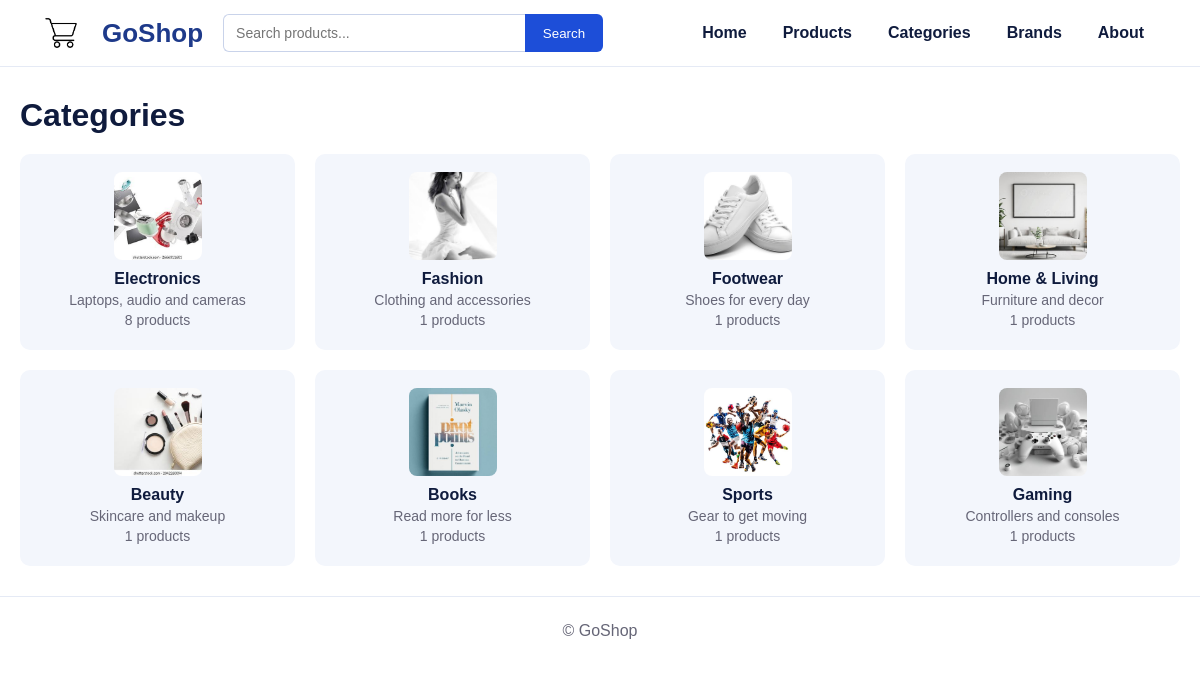
The page /categories on the database its author committed.
### models.py (models this page shows)
class Category(base):
    __tablename__ = "categories"
    id = Column(Integer, primary_key=True)
    name = Column(String(100), nullable=False)
    description = Column(Text, default="")
    image = Column(String(100))

### main.py (the view)
@app.get("/categories")
def categories(request: Request, db: Session = Depends(get_db)):
    all_categories = add_to_category(db, db.query(Category).all())
    return templates.TemplateResponse(
        request, "categories.html", {"categories": all_categories}
    )

### templates/categories.html (shortened to what this page needs)
{% extends "base.html" %}
{% block content %}
<h1>Categories</h1>
<div class="grid">
  {% for c in categories %}
    <a href="/categories/{{ c.id }}" class="card center">
      <img src="/static/images/categories/{{ c.image }}" class="small" alt="{{ c.name }}">
      <h3>{{ c.name }}</h3>
      <p class="muted">{{ c.description }}</p>
      <p class="muted">{{ c.products|length }} products</p>
    </a>
  {% endfor %}
</div>
{% endblock %}

### templates/base.html (shortened to what this page needs)
<!DOCTYPE html>
<html lang="en">
<head>
    <link rel="stylesheet" href="/static/style/style.css">
</head>
<body>
    <header class="header">
        <a href="/"><img src="/static/images/logo.png" class="logo" alt="GoShop"></a>
        <h1>GoShop</h1>
        <form action="/search" method="get" class="search">
            <input type="text" name="q" placeholder="Search products...">
            <button type="submit">Search</button>
        </form>
    <nav>
        <a href="/">Home</a>
        <a href="/products">Products</a>
        <a href="/categories">Categories</a>
        <a href="/brands">Brands</a>
        <a href="/about">About</a>
    </nav>
    </header>
    <main class="container">
        {% block content %}{% endblock %}
    </main>
    <footer class="footer">
        © GoShop
    </footer>
</body>
</html>

### static/style/style.css (style rules this page uses)
* { box-sizing: border-box; }
body { margin: 0; font-family: Arial, Helvetica, sans-serif; background: #ffffff; color: #0f1b3d; }
a { color: #1d4ed8; text-decoration: none; }
h1, h2, h3 { margin: 0; }
.header { display: flex; align-items: center; gap: 20px; padding: 12px 40px; background: #ffffff; border-bottom: 1px solid #e5eaf5; position: sticky; top: 0; z-index: 10; flex-wrap: wrap; }
.logo { height: 42px; display: block; }
.header h1 { font-size: 26px; color: #1e3a8a; }
.search { display: flex; flex: 1; max-width: 380px; }
.search input { flex: 1; padding: 10px 12px; border: 1px solid #c9d3ea; border-right: 0; border-radius: 6px 0 0 6px; font-size: 14px; }
.search button { padding: 10px 18px; background: #1d4ed8; color: white; border: 0; border-radius: 0 6px 6px 0; cursor: pointer; }
nav { display: flex; gap: 4px; margin-left: auto; }
nav a { padding: 9px 16px; border-radius: 6px; color: #0f1b3d; font-weight: bold; }
.container { max-width: 1200px; margin: 0 auto; padding: 30px 20px; }
.container>h1 { font-size: 32px; margin-bottom: 20px; }
.footer { text-align: center; padding: 25px; color: #667; border-top: 1px solid #e5eaf5; }
.grid { display: grid; grid-template-columns: repeat(auto-fill, minmax(220px, 1fr)); gap: 20px; }
.card { background: white; padding: 18px; border-radius: 10px; color: inherit; display: block; box-shadow: 0 2px 10px rgba(15, 27, 61, 0.08); }
.card h3 { font-size: 16px; margin: 10px 0 4px; }
.center { text-align: center; }
a.card.center { background: #f3f6fc; box-shadow: none; }
.card img { width: 100% !important; height: 220px !important; object-fit: contain !important; background: #f3f6fc; padding: 10px; border-radius: 6px; display: block; }
a.card.center img, .card img.small { width: 88px !important; height: 88px !important; object-fit: cover !important; padding: 0; margin: 0 auto; border-radius: 8px; background: none; }
.muted { color: #667; font-size: 14px; margin: 4px 0; }

### rows shown on the page
Category: image (picture), name "Electronics", description "Laptops, audio and cameras", products|length "8"
Category: image (picture), name "Fashion", description "Clothing and accessories", products|length "1"
Category: image (picture), name "Footwear", description "Shoes for every day", products|length "1"
Category: image (picture), name "Home & Living", description "Furniture and decor", products|length "1"
Category: image (picture), name "Beauty", description "Skincare and makeup", products|length "1"
Category: image (picture), name "Books", description "Read more for less", products|length "1"
Category: image (picture), name "Sports", description "Gear to get moving", products|length "1"
Category: image (picture), name "Gaming", description "Controllers and consoles", products|length "1"
